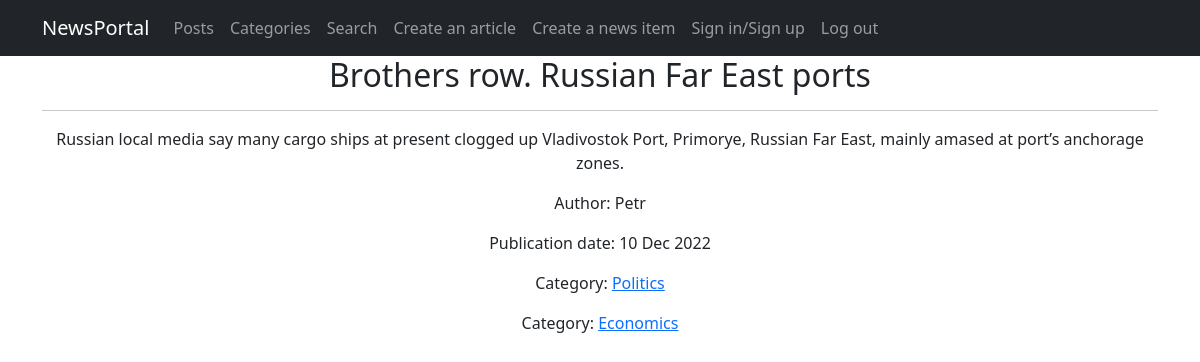
Page /news_portal/2 on the committed database.
### news_portal/models.py (models this page shows, shortened)
class Post(models.Model):
    post_type = models.CharField(max_length=2, choices=POST_TYPE, default=article)
    post_pub_date = models.DateTimeField(auto_now_add=True)
    post_header = models.CharField(max_length=255, null=False)
    post_text = models.TextField(null=False)
    post_rating = models.SmallIntegerField(default=0)
    post_auth = models.ForeignKey(Author, on_delete=models.CASCADE)
    post_cat = models.ManyToManyField(Category, through='PostCategory')

class Author(models.Model):
    auth_user = models.OneToOneField(User, on_delete=models.CASCADE)
    auth_rating = models.SmallIntegerField(default=0)
    def __str__(self):
        return self.auth_user.username

class Category(models.Model):
    cat_name = models.CharField(max_length=100, unique=True)
    subscribers = models.ManyToManyField(User, max_length=50, blank=True)
    def get_url(self):
        return reverse('category', args=[self.id])

### news_portal/views.py (the view)
# urls.py: path('<int:pk>', PostDetail.as_view(), name='post_detail'),
class PostDetail(DetailView):
    model = Post
    template_name = 'post.html'
    context_object_name = 'post'

### news_portal/templatetags/custom_filters.py (called while the page is built)
@register.filter()
def censor(value):
    censored_words = ['ass', 'bitch', 'cock', 'fuck']
    cen_text = value.split()
    for i in censored_words:
        for words in cen_text:
            if i in words:
                psn_in_text = cen_text.index(words)
                cen_text.remove(words)
                cen_text.insert(psn_in_text, i[0] + '*' * (len(i)-1))
    return " ".join(cen_text)

### templates/post.html (shortened to what this page needs)
{% extends 'fpages/default.html' %}
{% load custom_filters %}!
{% block content %}
<h2> {{ post.post_header|censor }} </h2>
<hr>
    <p> {{ post.post_text|censor }} </p>
    <p> Author: {{ post.post_auth }} </p>
    <p> Publication date: {{ post.post_pub_date|date:'d M Y' }} </p>
    {% for category in post.post_cat.all %}
        <p>Category: <a href="{{ category.get_url }}">  {{ category.cat_name }} </a></p>
    {% endfor %}
{% endblock content %}

### rows in the picture
Post: post_header|censor "Brothers row. Russian Far East ports", post_text|censor "Russian local media say many cargo ships at present clogged up Vladivostok Port, Primorye, Russian Far East, mainly amased at port’s anchorage zones.", post_auth "Petr", post_pub_date "10 Dec 2022"
Category: cat_name "Politics"
Category: cat_name "Economics"
